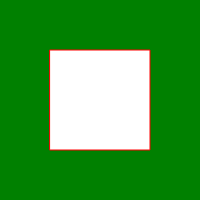
Frame 1 (no input)
Frame 60 (no input): identical to frame 1, image omitted
Frame 120 (the mouse pressed at the canvas centre since frame 60): identical to frame 1, image omitted

The p5.js sketch that drew this single still picture (run headless with seeded random() and noise() and a simulated clock; from frame 60 on, the mouse is pressed at the canvas centre):

// p5.js sketch
// ── sketch.js
let width = 200;
let height = 200; 

function setup() {
  createCanvas(width, height);
  stroke('red');
  for (let x = 0; x < width; x++){
    for (let y = 0; y < height; y++){
      point(x, y)
    }
  }
}

function draw() {
  background('green');
  rect(50, 50, 100, 100);
}
